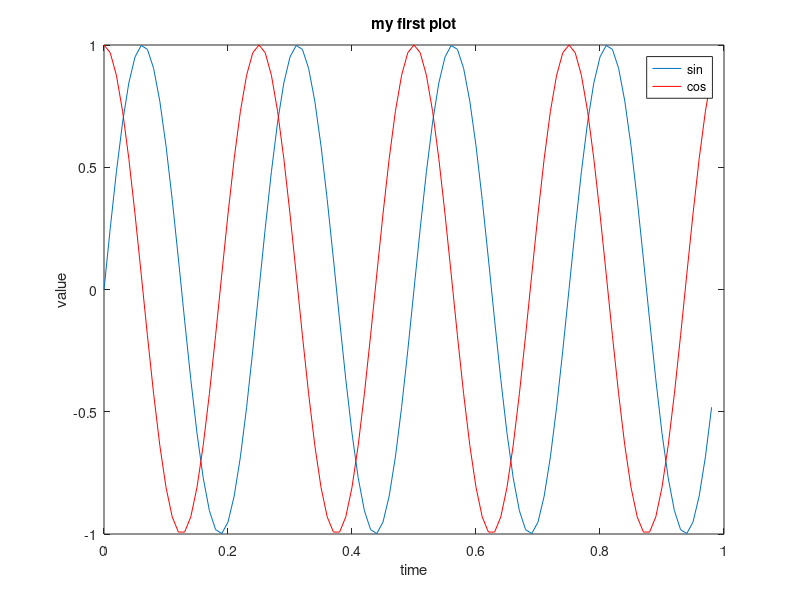
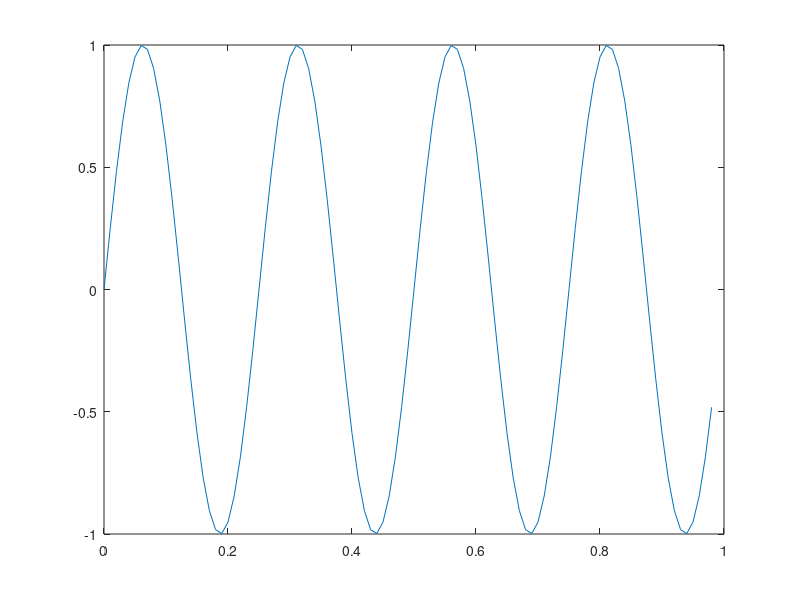
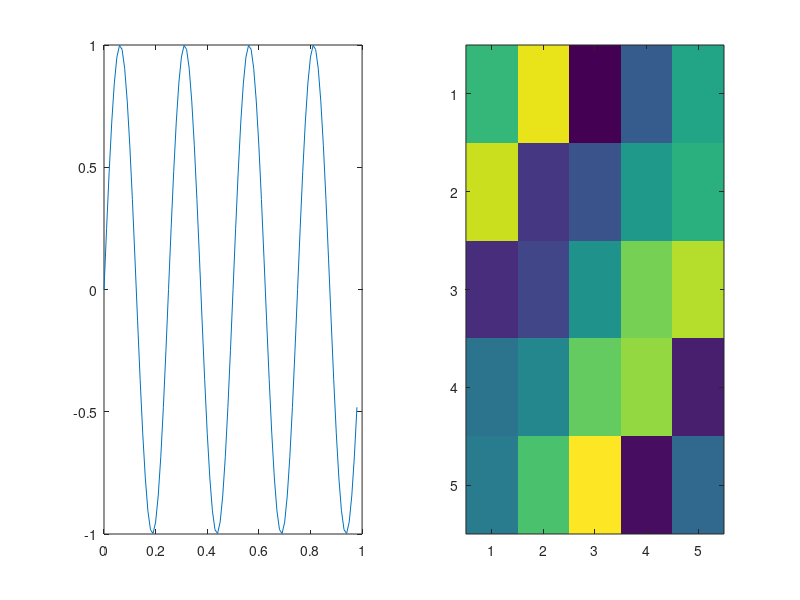

Write the MATLAB code that produced these figures, in order. (Note: this script raises an error after producing the figures.)
t = [0:0.01:0.98];
y1 = sin(2*pi*4*t);
plot(t,y1);
y2 = cos(2*pi*4*t);
hold on;            ##keep previous plot
plot(t,y2,'r');     ##plot in red
xlabel('time');
ylabel('value');
legend('sin', 'cos');
title('my first plot');
print -dpng 'd:\code\octave\myFirstPlot.png'

##close

figure(2); plot(t,y1);    ##open the plots in different windows
figure(3); plot(t,y2);

subplot(1,2,1);   ##divides plot into a 1x2 grid, accesses first element
plot(t,y1);
subplot(1,2,2);   ##access 2nd element
plot(t,y2);

axis([0.5 1 -1 1]);

A = magic(5);

imagesc(A);                           ##plots a grid where each color represents a number from the array
imagesc(a), colorbar, colormap gray;


